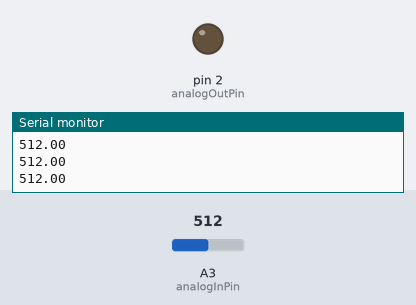
Bench run of a sketch on a simulated Arduino Uno, built with avr-gcc and run on an emulated ATmega328P. Parts: output pins drawn as LEDs (lit = HIGH), the last lines printed to the serial monitor. The inputs (shaded band) are chosen by the test bench; at power-on: A3 (analogInPin) = 512.

Above: at 1.2 s.
1.3 s: A3 (analogInPin) set to 478
4.3 s: A3 (analogInPin) set to 451
At 5.1 s:
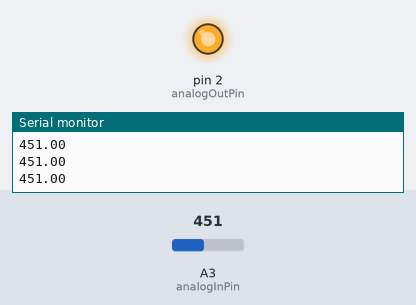
6.2 s: A3 (analogInPin) set to 530
9.2 s: A3 (analogInPin) set to 554
At 10.4 s:
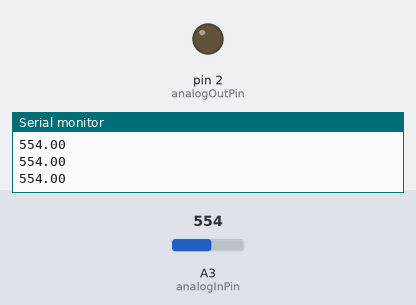
11.5 s: A3 (analogInPin) set to 306
At 13.1 s:
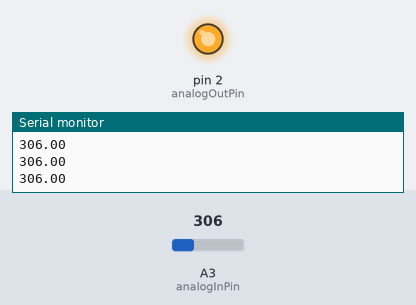
Timing chart, 0 to 14.3 s (numbered marks = the images above; inputs shaded):
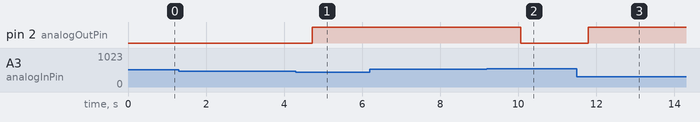

The sketch:

pid_controller.ino
```cpp
// ======================== BEGIN OF GENERATED CODE ========================


// ====== BEGIN OF License COMMENT BLOCK, INCLUDE IN ANY COPY OF THIS GENERATED CODE AND DO NOT REMOVE ======
//
// I M P O R T A N T   S A F E T Y   N O T I C E
//
// THIS CODE IS INTENDED SOLELY FOR EDUCATIONAL PURPOSES AND IS FUNDAMENTALLY UNSUITABLE FOR CONTROLLING REAL SYSTEMS.
// IT IS STRICKTLY PROHIBITED TO USE THIS GENERATED CODE IN ANY SITUATION THAT ENTAILS RISK OF DAMAGE OR INJURIES.
//
// USE OF THIS CODE IS GOVERNED BY THE QQUICK LICENSE (WWW.QQUICK.ORG/LICENSE).
// YOUR LICENSE TO USE THIS GENERATED CODE AUTOMATICALLY ENDS IF YOU REMOVE OR LEAVE OUT THIS LICENSE COMMENT BLOCK OR THE CODE THAT GENERATED IT.
//
// ====== END OF License COMMENT BLOCK, INCLUDE IN COPY OF THIS GENERATED CODE AND DO NOT REMOVE ======


// Generator: SimPyLC 3.9.4
// Generated: 2021-02-22 12:40:22.041774
// Target platform: Arduino


// ____________ General includes ____________

#include <math.h>


// ____________ Arduino macros ____________

#define getNowExact() micros ()
#define getNowInexact() millis ()


// ____________ General macros ____________

// Circuit operations

#define mark4(marker, trueValue, condition, falseValue) marker = (condition) ? (trueValue) : (falseValue)
#define mark3(marker, trueValue, condition) if (condition) marker = (trueValue)
#define mark2(marker, trueValue) marker = (trueValue)
#define mark1(marker) marker = True

#define trigger2(oneshot, condition) oneshot.value = oneshot.memo; oneshot.memo = (condition); oneshot.value = !oneshot.value and oneshot.memo
#define trigger1(oneshot) oneshot.value = !oneshot.memo; oneshot.memo = True
#define spiked1(oneshot) (oneshot.value)

#define latch2(latch, condition) if (condition) latch = True
#define latch1 (latch) latch = True

#define unlatch2(latch, condition) if (condition) latch = False
#define unlatch1 (latch) latch = False

#define set4(register, trueValue, condition, falseValue) register = (condition) ? (trueValue) : (falseValue)
#define set3(register, trueValue, condition) if (condition) register = (trueValue)
#define set2(register, trueValue) register = (trueValue)
#define set1(register) register = 1

#define reset2(timer, condition) if (condition) {timer.exact = nowExact; timer.inexact = nowInexact;}
#define reset1(timer) timer.exact = nowExact; timer.inexact = nowInexact
#define elapsed1(timer) ((nowInexact - timer.inexact) < 3.6e6 ? 1e-6 * (nowExact - timer.exact) : 1e-3 * (nowInexact - timer.inexact))

// Support operations

#define update()\
    thenExact = nowExact; nowExact = getNowExact(); period = 1e-6 * (nowExact - thenExact);\
    nowInexact = getNowInexact();\
    first = False;

// Types

#define False 0
#define True 1
#define Bool bool
#define UInt unsigned long
#define Int long
#define Float double
#define Marker int
#define Oneshot struct {int value; int memo;}
#define Latch int
#define Register double
#define Timer struct {unsigned long exact; unsigned long inexact;}

// Math operations

#define abs1(value) fabs (value)
#define max2(value0, value1) fmax (value0, value1)
#define min2(value0, value1) fmin (value0, value1)
#define limit3(value, aLimit0, aLimit1) min (max (value, aLimit0), aLimit1)
#define limit2(value, aLimit) limit3 (value, -aLimit, aLimit)
#define digit2(value, index) getDigit (int (value), index)

// ____________ General functions ____________

int getDigit (int value, int index) {
    return (index == 0) ? value % 10 : getDigit (value / 10, --index);
}

// ____________ General variables ____________

UInt nowExact = 0;
UInt thenExact = 0;
UInt nowInexact = 0;
Float period = 1;
Bool first = True;


// ____________ PLC variables ____________

// ______ Module: pidController ______

// Page: p i d controller

// Group: inputs

Register uRefIn = 0;
Register uActIn = 0;

// Group: outputs

Register uOut = 0;

// Group: p i d settings

Register cProp = 0;
Register cInt = 1;
Register cDif = 0;

// Group: raw correction terms

Register uCorIn = 0;
Register uCorIntIn = 0;
Register uCorDifIn = 0;

// Group: scaled correction terms

Register uCorOut = 0;
Register uCorIntOut = 0;
Register uCorDifOut = 0;

// Group: auxiliary

Register uMax = 3.5;
Register nMax = 1024;
Register uCorOldIn = 0;
Register nActIn = 0;
Register nOut = 0;

// Group: physics

Marker simulatePhysics = False;
Register transferFactor = 1;


// ____________ PLC cycle ____________

void cycle () {

	// ______ Module: pidController ______

	// ___ Sweep ___
	set2 (uRefIn, (uMax / 2));
	set3 (nActIn, (transferFactor * nOut), simulatePhysics);
	set2 (uActIn, ((nActIn * uMax) / nMax));
	set2 (uCorOldIn, uCorIn);
	set2 (uCorIn, (uRefIn - uActIn));
	set2 (uCorIntIn, limit2 ((uCorIntIn + (uCorIn * period)), uMax));
	set2 (uCorDifIn, ((uCorIn - uCorOldIn) / period));
	set2 (uCorOut, (cProp * uCorIn));
	set2 (uCorIntOut, (cInt * uCorIntIn));
	set2 (uCorDifOut, (cDif * uCorDifIn));
	set2 (uOut, ((uCorOut + uCorIntOut) + uCorDifOut));
	set2 (nOut, ((uOut * nMax) / uMax));

    // ______ System ______

    update ();
}


// ======================== END OF GENERATED CODE ========================

/*
Copyright (C) 2013 - 2020 GEATEC engineering

This program is free software.
You can use, redistribute and/or modify it, but only under the terms stated in the QQuickLicence.

This program is distributed in the hope that it will be useful,
but WITHOUT ANY WARRANTY, without even the implied warranty of
MERCHANTABILITY or FITNESS FOR A PARTICULAR PURPOSE.
See the QQuickLicence for details.

The QQuickLicense can be accessed at: http://www.qquick.org/license.html

__________________________________________________________________________


 THIS PROGRAM IS FUNDAMENTALLY UNSUITABLE FOR CONTROLLING REAL SYSTEMS !!

__________________________________________________________________________

It is meant for training purposes only.

Removing this header ends your licence.
*/

int const analogInPin = A3;
int const analogOutPin = 2;

void setup () {
    // pinMode (analogInPin, INPUT);
    pinMode (analogOutPin, OUTPUT);
    Serial.begin(9600);
}

void loop () {
    nActIn = analogRead (analogInPin);
    cycle ();
    analogWrite  (analogOutPin, nOut);
    Serial.println (nActIn);
}
```

Measured:
- the behaviour switches between 470 and 469 on A3 (analogInPin) (found by bisection; images 0 and 1)
- the behaviour switches between 542 and 543 on A3 (analogInPin) (found by bisection; images 1 and 2)
- after the input at 4.3 s, pin 2 (analogOutPin): LOW → HIGH after 0.43 s instead of 0.77 s
- after the input at 9.2 s, pin 2 (analogOutPin): HIGH → LOW after 0.86 s instead of 2.0 s
- after the input at 11.5 s, pin 2 (analogOutPin): LOW → HIGH after 0.30 s
